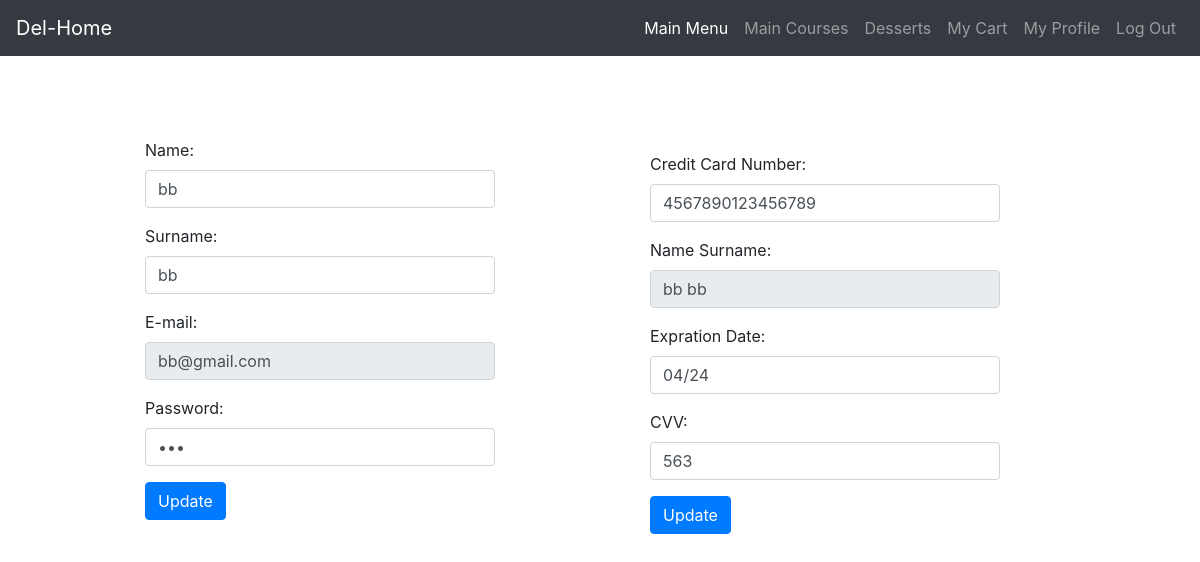
Page /profile.php (signed in) on the committed database.
### tables this page shows
CREATE TABLE `CustomerTable` (
  `id` int(6) UNSIGNED NOT NULL,
  `firstname` varchar(30) NOT NULL,
  `lastname` varchar(30) NOT NULL,
  `email` varchar(50) DEFAULT NULL,
  `password` varchar(50) NOT NULL,
  `cardNumber` bigint(11) DEFAULT NULL,
  `expirationDate` varchar(20) DEFAULT NULL,
  `cvv` int(11) DEFAULT NULL,
  `money` int(11) DEFAULT NULL
);

### profile.php (the view, shortened to what this page needs)
<?php
include "navbar.php";
$conn = new mysqli("localhost", "root", "", "yemeksepetiDB");
$email = $_SESSION["email"];
$query = "SELECT * FROM CustomerTable WHERE email='$email'";
$result = $conn->query($query);
if ($result->num_rows > 0) {
    $row = $result->fetch_assoc();
    $firstName = $row["firstname"];
    $lastName = $row["lastname"];
    $password = $row["password"];
}
?>
<!DOCTYPE html>
<html lang="en">
<head>
    <link rel="stylesheet" href="https://stackpath.bootstrapcdn.com/bootstrap/4.5.2/css/bootstrap.min.css">
</head>
<body>
    <div class="container mt-5" style="display: flex; flex-direction: row; align-items: center;">
        <form style="min-width: 350px; margin-left: 100px" method="post" action="<?php echo htmlspecialchars($_SERVER["PHP_SELF"]); ?>">
            <div class="form-group">
                <label for="firstName">Name:</label>
                <input type="text" class="form-control" name="firstname" value="<?php echo $firstName; ?>" required>
            </div>
            <div class="form-group">
                <label for="lastName">Surname:</label>
                <input type="text" class="form-control" name="lastname" value="<?php echo $lastName; ?>" required>
            </div>
            <div class="form-group">
                <label for="email">E-mail:</label>
                <input type="email" class="form-control" name="email" value="<?php echo $email; ?>" required readonly>
            </div>
            <div class="form-group">
                <label for="password">Password:</label>
                <input type="password" class="form-control" name="password" value="<?php echo $password; ?>" required>
            </div>
            <button type="submit" class="btn btn-primary">Update</button>
        </form>
        <?php
    include "cardInfo.php";
    ?>
    </div>
</body>
</html>

### cardInfo.php (shortened to what this page needs)
<?php
$conn = new mysqli("localhost", "root", "", "yemeksepetiDB");
$email = $_SESSION["email"];
$query = "SELECT * FROM CustomerTable WHERE email='$email'";
$result = $conn->query($query);
if ($result->num_rows > 0) {
    $row = $result->fetch_assoc();
    $cardNumber = $row["cardNumber"];
    $cardHolderFirstName = $row["firstname"];
    $cardHolderLastName = $row["lastname"];
    $expirationDate = $row["expirationDate"];
    $cvv = $row["cvv"];
}
?>
<!DOCTYPE html>
<html lang="en">
<head>
    <link rel="stylesheet" href="https://stackpath.bootstrapcdn.com/bootstrap/4.5.2/css/bootstrap.min.css">
</head>
<body>
    <div class="container mt-5" style="margin-bottom: 20px; display: flex; flex-direction: column; align-items: center;">
        <form method="post" action="payment_process.php" style="min-width: 350px;">
            <div class="form-group">
                <label for="cardNumber">Credit Card Number:</label>
                <input type="text" class="form-control" id="cardNumber" name="cardNumber" value="<?php echo isset($cardNumber) ? $cardNumber : ''; ?>" required>
            </div>
            <div class="form-group">
                <label for="cardNumber">Name Surname:</label>
                <input type="text" class="form-control" id="cardHolderName" name="cardHolderName" value="<?php echo (isset($cardHolderFirstName) && isset($cardHolderLastName)) ? $cardHolderFirstName . " " . $cardHolderLastName : ''; ?>" required readonly>
            </div>
            <div class="form-group">
                <label for="expirationDate">Expration Date:</label>
                <input type="text" class="form-control" id="expirationDate" name="expirationDate" placeholder="MM/YYYY" value="<?php echo isset($expirationDate) ? $expirationDate : ''; ?>" required>
            </div>
            <div class="form-group">
                <label for="cvv">CVV:</label>
                <input type="text" class="form-control" id="cvv" name="cvv" value="<?php echo isset($cvv) ? $cvv : ''; ?>" required>
            </div>
            <button type="submit" class="btn btn-primary">Update</button>
        </form>
    </div>
</body>
</html>

### rows in the picture
customertable: firstname "bb", lastname "bb", cardNumber "4567890123456789", cardHolderName "bb bb", expirationDate "04/24", cvv "563"
